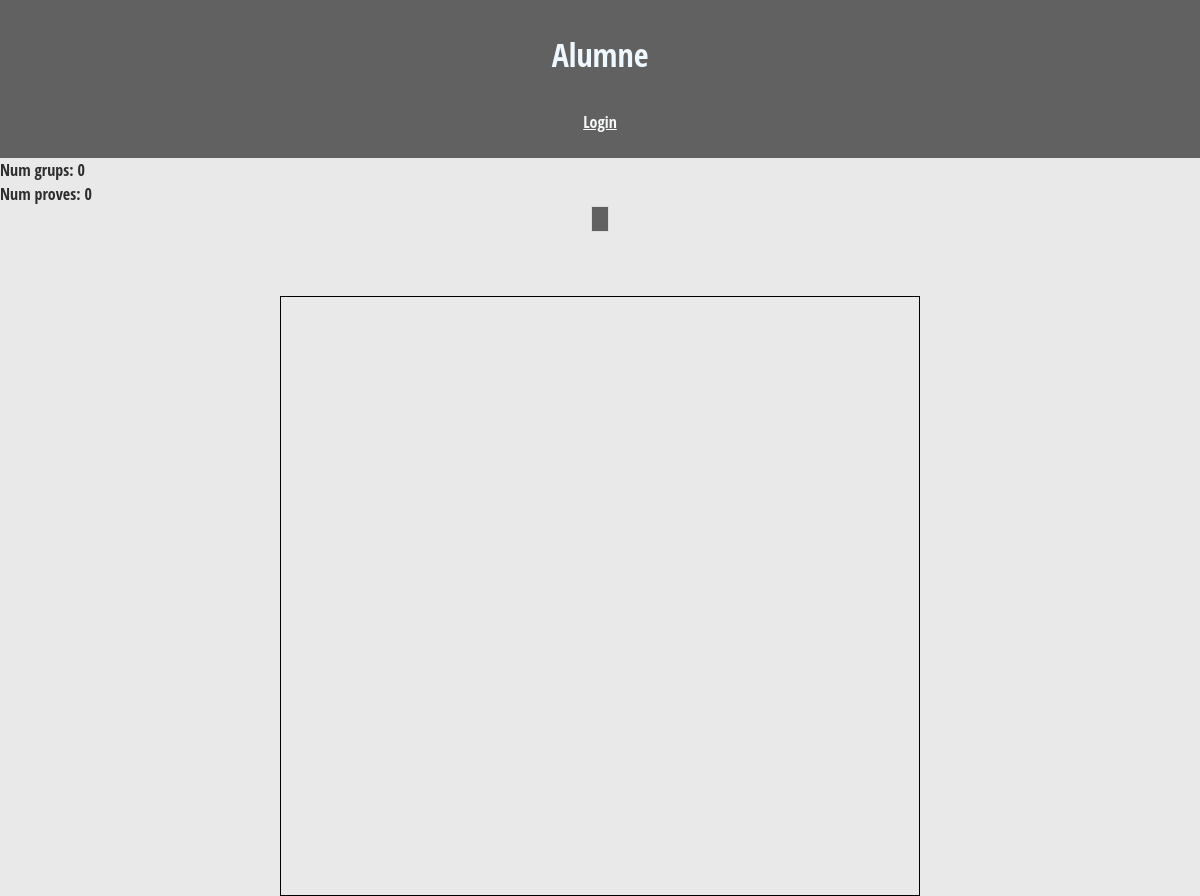
/Controlador/horariAlumne.php, run on an earlier commit of the app's database.
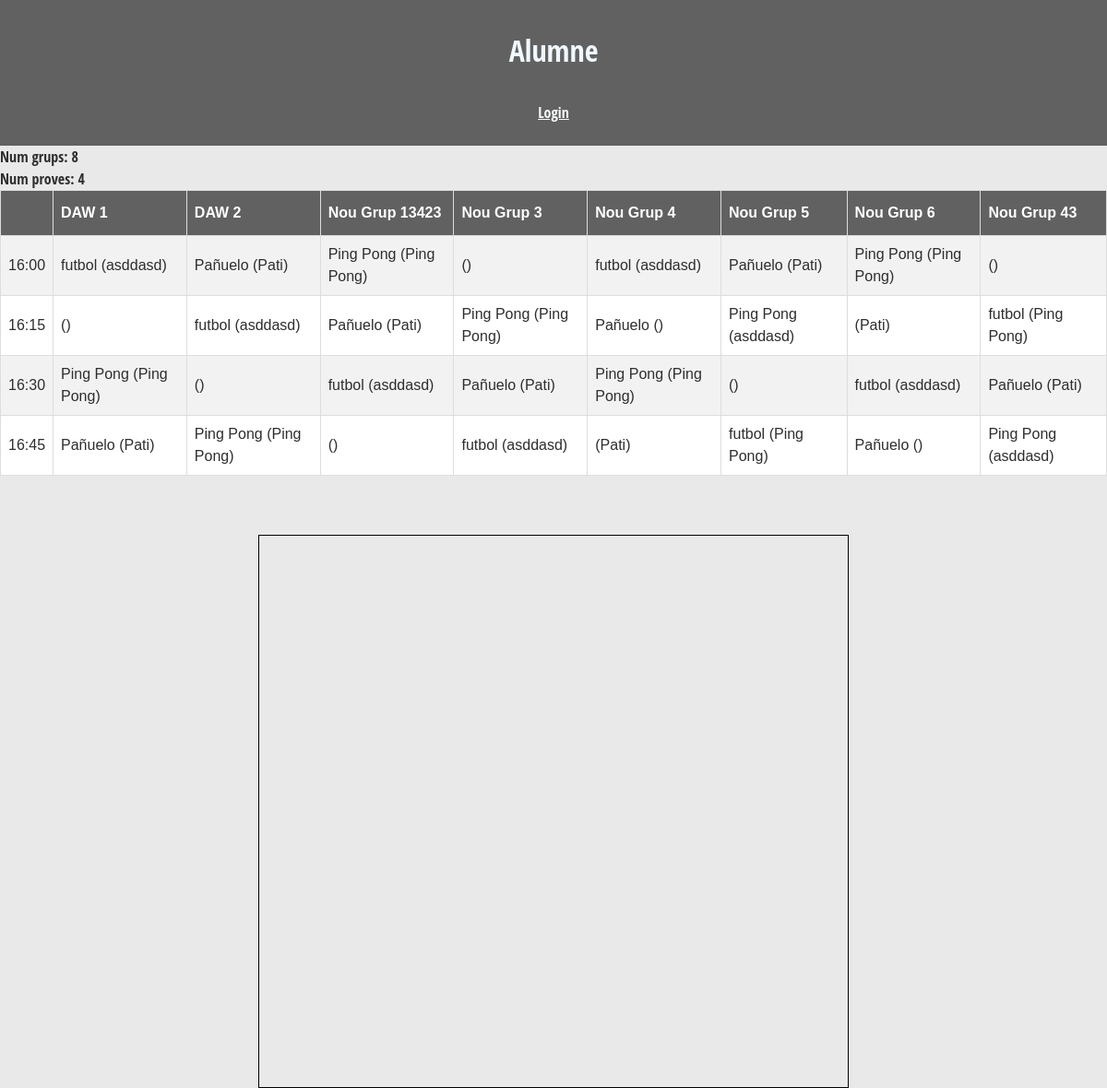
And on a later commit of the database.
### tables this page shows
CREATE TABLE `grups` (
  `id` int(100) NOT NULL,
  `nom` varchar(45) NOT NULL,
  `victories` int(11) DEFAULT 0
);

CREATE TABLE `proves` (
  `id` int(11) NOT NULL,
  `nom` varchar(30) NOT NULL,
  `descripcio` text NOT NULL,
  `lloc` varchar(50) NOT NULL,
  `professor` varchar(80) NOT NULL,
  `material` varchar(80) NOT NULL
);

### Controlador/horariAlumne.php (called while the page is built, shortened)
<?php
$pdo = connectar();
$sql = "SELECT * FROM `grups`";
$consulta = $pdo->prepare($sql);
$consulta->execute([]);
$grups = $consulta->fetchAll(PDO::FETCH_ASSOC);
$sql = "SELECT * FROM `proves`";
$consulta = $pdo->prepare($sql);
$consulta->execute([]);
$proves = $consulta->fetchAll(PDO::FETCH_ASSOC);
$proves2=$proves;
require_once("../Vista/horariAlumne.vista.php");
?>

### Vista/horariAlumne.vista.php (the view, shortened to what this page needs)
<!DOCTYPE html>
<html lang="en">
<head>
  <link rel="stylesheet" href="../Estils/table.css">
  <link href="https://cdn.jsdelivr.net/npm/bootstrap@5.2.2/dist/css/bootstrap.min.css" rel="stylesheet">
  <link rel="stylesheet" href="../Estils/mapa.css">
  <link rel="stylesheet" href="../Estils/estils.css">
</head>
<body>
  <?php require_once("../Vista/navbar.php");
  echo ("Num grups: " . count($grups) . "<br>");
  echo ("Num proves: " . count($proves) . "<br>");
  if ((count($grups) / 2) != count($proves)) {
    echo ("No es pot crear horari <br> Tenen que haver-hi la meitat de provas que de grups.");
  } else {
    $html = "<table id='tabla'><tr><th></th>";
    for ($i = 0; $i < count($grups); $i++) {
      $html .= "<th>" . $grups[$i]["nom"] . "</th>";
    }
    $html .= "</tr>";
    $hora = "16:00";
    for ($i = 0; $i < count($grups) / 2; $i++) {
      $html .= "<tr><td>" . $hora . "</td>";
      $horaArray = explode(":", $hora);
      if ($horaArray[1] == "45") {
        $horaArray[1] = "00";
        $horaArray[0] = strval(intval($horaArray[0]) + 1) . "";
      } else {
        $horaArray[1] = strval(intval($horaArray[1]) + 15) . "";
      }
      $hora = implode(":", $horaArray);
      for ($j = 0; $j < count($proves); $j++) {
        $html .= "<td>" . $proves[$j]["nom"] . " (" . $proves[$j]["lloc"] . ") </td>";
      }
      for ($j = 0; $j < count($proves2); $j++) {
        $html .= "<td>" . $proves2[$j]["nom"] . " (" . $proves[$j]["lloc"] . ") </td>";
      }
      $html .= "</tr>";
      $prova = array_pop($proves);
      array_unshift($proves, $prova);
      $prova = array_shift($proves2);
      array_push($proves2, $prova);
    }
    $html .= "</table>";
    echo ($html);
  }
  ?>
  <div id="mapa" class="mapa" style="margin: auto; margin-top: 4rem;"></div>
</body>
</html>

### Vista/navbar.php (shortened to what this page needs)
<?php if (!isset($_SESSION['role'])) : ?>
  <div class="navbara container-fluid pb-4">
    <div class="row">
      <div class="col col-12 text-center mt-3">
        <h2 class="align-center" style="color:aliceblue">Alumne</h2>
      </div>
    </div>
    <div class="row text-center justify-content-center mt-3">
      <div class="col col-1"><a class="link-light link-offset-2 link-underline-opacity-25 link-underline-opacity-100-hover" href="../Controlador/index.php">Login</a></div>
    </div>
  </div>
<?php endif; ?>

### Estils/table.css (style rules this page uses)
#tabla { font-family: Arial, Helvetica, sans-serif; border-collapse: collapse; margin-left: auto; margin-right: auto; }
#tabla td, #tabla th { border: 1px solid #ddd; padding: 8px; }
#tabla tr { background-color: #ffffff; }
#tabla tr:nth-child(even) { background-color: #f2f2f2; }
#tabla th { padding-top: 12px; padding-bottom: 12px; text-align: left; background-color: #616161; color: white; }

### Estils/mapa.css (style rules this page uses)
.mapa { border:1px solid black; margin:.5rem 0; width:640px; height:600px; }

### Estils/estils.css (style rules this page uses)
* { margin: 0; padding: 0; -webkit-box-sizing: border-box; -moz-box-sizing: border-box; box-sizing: border-box; }
body { background: #e9e9e9; color: #2e2e2e; font-family: "Open Sans Condensed", sans-serif; }
h2 { margin: 20px 0; text-align: center; font-family: "Open Sans Condensed", sans-serif; color: #fdfdfd; font-weight: black; }
.navbara { background-color: #616161; overflow: hidden; }

What changed in the data, as far as the page shows it:
added grups: nom "DAW 1"
added grups: nom "DAW 2"
added grups: nom "Nou Grup 13423"
added grups: nom "Nou Grup 3"
added grups: nom "Nou Grup 4"
added grups: nom "Nou Grup 5"
added grups: nom "Nou Grup 6"
added grups: nom "Nou Grup 43"
added proves: nom "futbol", lloc "asddasd"
added proves: nom "Pañuelo", lloc "Pati"
added proves: nom "Ping Pong", lloc "Ping Pong"
Also different on the page:
count($grups): "0" → "8"
count($proves): "0" → "4"
new list line: "16:00 ( ) ( ) ( ) ( ) ( ) ( ) ( ) ( )"
new list line: "16:15 ( ) ( ) ( ) ( ) ( ) ( ) ( ) ( )"
new list line: "16:30 ( ) ( ) ( ) ( ) ( ) ( ) ( ) ( )"
new list line: "16:45 ( ) ( ) ( ) ( ) ( ) ( ) ( ) ( )"
